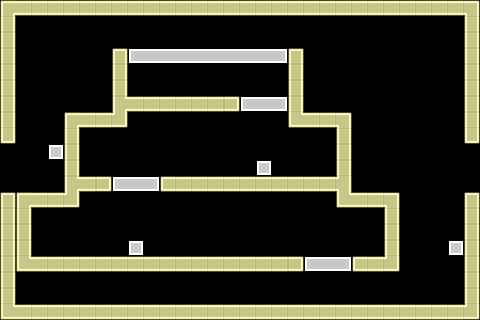

Below is a game level as drawn by its tile map, then a one-line description and the .tmx that defines it (tile-layer data replaced by summaries):
An orthogonal 30x20 tile map with 16x16 px tiles, 2 tile layers (bricks, solidbricks), 2 tilesets and 12 objects (3x StarInGameCurrency, 2x diagonalFlyerSpawnPoint, 2x downwardShooterEnemySpawnPoint, hidgonSpawnPoint, TimeBomb, ...).

<map version="1.0" orientation="orthogonal" width="30" height="20" tilewidth="16" tileheight="16">
 <tileset firstgid="1" name="TileSetTemplate" tilewidth="16" tileheight="16">
  <image source="TileSetTemplate.png" width="64" height="64" />
 </tileset>
 <tileset firstgid="17" name="TileSetTemplateSolid" tilewidth="16" tileheight="16">
  <image source="TileSetTemplateSolid.png" width="64" height="64" />
 </tileset>
 <layer name="bricks" width="30" height="20">
  <data>[600 cells, 23 non-empty, 4 distinct tile ids]</data>
 </layer>
 <layer name="solidbricks" width="30" height="20">
  <data>[600 cells, 169 non-empty, 12 distinct tile ids]</data>
 </layer>
 <objectgroup name="Objects" width="30" height="20">
  <object x="441" y="107" height="1" />
  <object name="diagonalFlyerSpawnPoint" x="408" y="82">
   <properties>
    <property name="diagonalFlyerSpawnPoint" value="1" />
   </properties>
  </object>
  <object name="diagonalFlyerSpawnPoint" x="62" y="64">
   <properties>
    <property name="diagonalFlyerSpawnPoint" value="1" />
   </properties>
  </object>
  <object name="hidgonSpawnPoint" x="163" y="86">
   <properties>
    <property name="hidgonSpawnPoint" value="1" />
   </properties>
  </object>
  <object name="TimeBomb" x="186" y="87">
   <properties>
    <property name="TimeBomb" value="1" />
   </properties>
  </object>
  <object name="ExitDoor" x="431" y="285">
   <properties>
    <property name="ExitDoor" value="1" />
   </properties>
  </object>
  <object name="SpawnPoint" x="60" y="290">
   <properties>
    <property name="SpawnPoing" value="1" />
   </properties>
  </object>
  <object name="StarInGameCurrency" x="58" y="233">
   <properties>
    <property name="StarInGameCurrency" value="1" />
   </properties>
  </object>
  <object name="StarInGameCurrency" x="321" y="154">
   <properties>
    <property name="StarInGameCurrency" value="1" />
   </properties>
  </object>
  <object name="StarInGameCurrency" x="405" y="61">
   <properties>
    <property name="StarInGameCurrency" value="1" />
   </properties>
  </object>
  <object name="downwardShooterEnemySpawnPoint" x="177" y="235">
   <properties>
    <property name="downwardShooterEnemySpawnPoint" value="1" />
   </properties>
  </object>
  <object name="downwardShooterEnemySpawnPoint" x="225" y="156">
   <properties>
    <property name="downwardShooterEnemySpawnPoint" value="1" />
   </properties>
  </object>
 </objectgroup>
</map>
